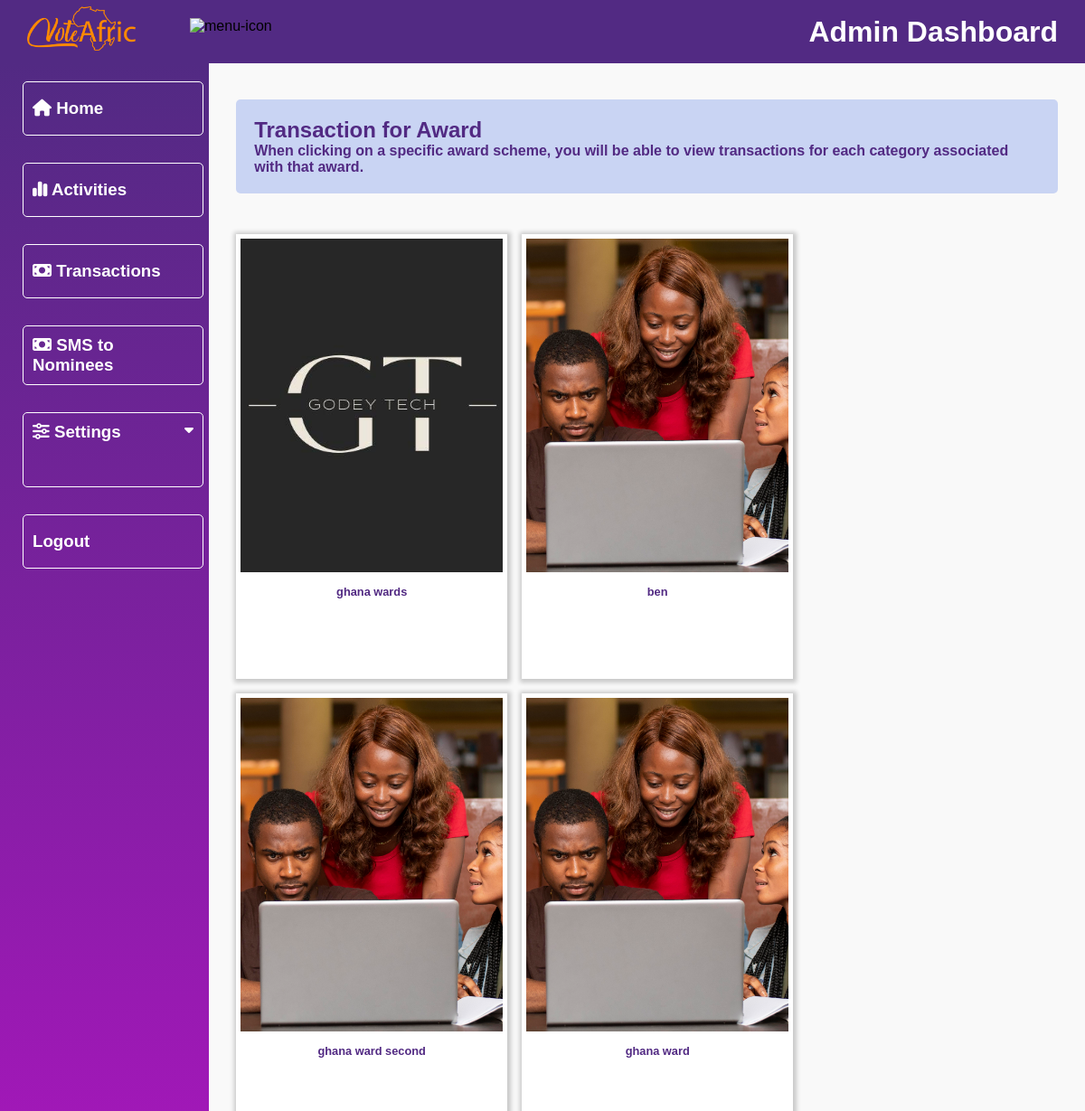
The page /dashboard/TransactionMain/ on the database its author committed.
### vote/models.py (models this page shows, shortened)
class Category(models.Model):
    award = models.CharField(max_length=100)
    title = models.CharField(max_length=100, null=True)
    image = models.ImageField(upload_to="category")
    slug = models.SlugField(unique=True)
    date_added = models.DateTimeField('date added', null=True)
    end_date = models.DateTimeField('end date', null=True)
    access_code = models.CharField(max_length=10, unique=True, null=True, blank=True)
    class Meta:
        verbose_name_plural = "categories"
        ordering = ('-date_added',)

### dashboard/views.py (the view)
# urls.py: path('TransactionMain/', views.TransactionMain, name='TransactionMain'),
def TransactionMain(request):
    awards = Category.objects.all()
    context = {
        'awards': awards,
        'title': 'TransactionMain'
    }
    return render(request, 'dashboard/transactionMain.html', context)

### dashboard/templates/dashboard/transactionMain.html (shortened to what this page needs)
{% extends 'dashboard/base.html' %}
{% load static %}
{% block content %}
        <div class="main">
            <div class="transaction-main">
                <div class="heading">
                    <h2>Transaction for Award</h2>
                    <p> When clicking on a specific award scheme, you will be able to view transactions for each
                        category associated with that award. </p>
                </div>
            </div>
            <div class="transaction-for-awards">
                {% for a in awards %}
                <a href="{% url 'TransactionCat' a.slug %}">
                    <div class="awards-transaction-container">
                        <div class="awards-img">
                            <img src="{{ a.image.url }}" alt="geima">
                        </div>
                        <div class="awards-name">
                            <h2>{{ a.award }}</h2>
                        </div>
                    </div>
                </a>
                {% endfor %}
            </div>
        </div>
    </div>
{% endblock %}

### vote/static/vote/admin.css (style rules this page uses)
* { margin: 0; padding: 0; box-sizing: border-box; font-family: "Poppins", sans-serif; list-style: none; text-decoration: none; }
:root { --background-color1: #fafaff; --background-color2: #ffffff; --background-color3: #ededed; --background-color4: #afc0f0a4; --primary-color: #4b49ac; --secondary-color: #0c007d; --Border-color: #3f0097; --one-use-color: #3f0097; --two-use-color: #5500cb; --red: #E31C25; --blue: #092347; --white: #fff; --blue: #011f4a; --voiletColor: #522a83; --orangeColor: #fb812b; --whiteColor: #fff; }
body { max-width: 100%; overflow-x: hidden; background-color: #f9f9f9; }
.heading { background-color: var(--background-color4); padding: 20px; border-radius: 5px; margin-bottom: 1%; color: var(--voiletColor); font-weight: 900; }
.main { height: calc(100vh - 70px); width: 100%; overflow-y: scroll; overflow-x: hidden; padding: 40px 30px 30px 30px; }
.ongoin-awards-container, .categories-container, .registered-awards-container, .registered-category, .transaction-for-awards { padding-top: 4%; display: flex; flex-wrap: wrap; gap: 1rem; }
.ongoin-awards-container h2, .categories-container h2, .list-of-nominees h2, .registered-awards-container h2, .registered-category h2, .transaction-for-awards h2 { font-size: 0.8rem; text-align: center; color: var(--voiletColor); padding: 10px; }
.awards-transaction-container { padding: 5px; width: 100%; max-width: 300px; box-shadow: 1px 1px 5px 3px rgba(0, 0, 0, 0.2); cursor: pointer; min-height: 40vh; background-color: var(--white); }
.awards-img img, .category img, .registered-awards img, .awards-transaction-container img { width: 100%; height: 30vh; object-fit: cover; }
:root { --primary: #4361ee; --secondary: #3f37c9; --success: #4cc9f0; --danger: #f72585; --warning: #ffc107; --light: #f8f9fa; --dark: #212529; }

### rows shown on the page
Category: image (picture), award "ghana wards"
Category: image (picture), award "ben"
Category: image (picture), award "ghana ward second"
Category: image (picture), award "ghana ward"
